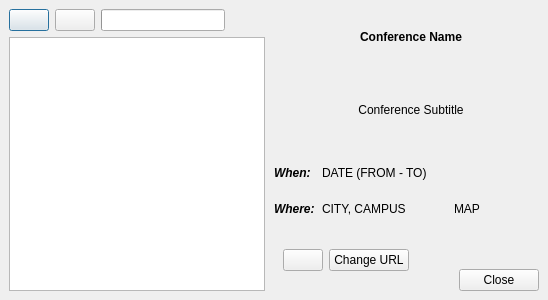
<?xml version="1.0" encoding="UTF-8"?>
<ui version="4.0">
 <class>ConferenceEditor</class>
 <widget class="QDialog" name="ConferenceEditor">
  <property name="geometry">
   <rect>
    <x>0</x>
    <y>0</y>
    <width>548</width>
    <height>300</height>
   </rect>
  </property>
  <property name="windowTitle">
   <string>Edit Conferences</string>
  </property>
  <property name="windowIcon">
   <iconset resource="../../data/data.qrc">
    <normaloff>:/confclerk.svg</normaloff>:/confclerk.svg</iconset>
  </property>
  <layout class="QHBoxLayout" name="horizontalLayout">
   <property name="spacing">
    <number>0</number>
   </property>
   <property name="margin">
    <number>0</number>
   </property>
   <item>
    <widget class="QWidget" name="widget_2" native="true">
     <layout class="QVBoxLayout" name="verticalLayout_2">
      <item>
       <widget class="QWidget" name="buttons" native="true">
        <layout class="QHBoxLayout" name="horizontalLayout_2">
         <property name="margin">
          <number>0</number>
         </property>
         <item>
          <widget class="QPushButton" name="addBtn">
           <property name="sizePolicy">
            <sizepolicy hsizetype="Fixed" vsizetype="Fixed">
             <horstretch>0</horstretch>
             <verstretch>0</verstretch>
            </sizepolicy>
           </property>
           <property name="text">
            <string notr="true"/>
           </property>
           <property name="icon">
            <iconset resource="../icons.qrc">
             <normaloff>:/icons/add.png</normaloff>:/icons/add.png</iconset>
           </property>
          </widget>
         </item>
         <item>
          <widget class="QPushButton" name="removeBtn">
           <property name="sizePolicy">
            <sizepolicy hsizetype="Fixed" vsizetype="Fixed">
             <horstretch>0</horstretch>
             <verstretch>0</verstretch>
            </sizepolicy>
           </property>
           <property name="text">
            <string notr="true"/>
           </property>
           <property name="icon">
            <iconset resource="../icons.qrc">
             <normaloff>:/icons/remove.png</normaloff>:/icons/remove.png</iconset>
           </property>
          </widget>
         </item>
         <item>
          <widget class="QProgressBar" name="progressBar">
           <property name="sizePolicy">
            <sizepolicy hsizetype="Expanding" vsizetype="Fixed">
             <horstretch>10</horstretch>
             <verstretch>0</verstretch>
            </sizepolicy>
           </property>
           <property name="value">
            <number>0</number>
           </property>
           <property name="textVisible">
            <bool>false</bool>
           </property>
          </widget>
         </item>
         <item>
          <spacer name="buttonsSpacer">
           <property name="orientation">
            <enum>Qt::Horizontal</enum>
           </property>
           <property name="sizeHint" stdset="0">
            <size>
             <width>40</width>
             <height>20</height>
            </size>
           </property>
          </spacer>
         </item>
        </layout>
       </widget>
      </item>
      <item>
       <widget class="QListView" name="confView"/>
      </item>
     </layout>
    </widget>
   </item>
   <item>
    <widget class="QWidget" name="widget_3" native="true">
     <property name="sizePolicy">
      <sizepolicy hsizetype="MinimumExpanding" vsizetype="Preferred">
       <horstretch>0</horstretch>
       <verstretch>0</verstretch>
      </sizepolicy>
     </property>
     <layout class="QVBoxLayout" name="verticalLayout_3">
      <property name="spacing">
       <number>0</number>
      </property>
      <property name="margin">
       <number>0</number>
      </property>
      <item>
       <widget class="QStackedWidget" name="conferenceInfo">
        <property name="sizePolicy">
         <sizepolicy hsizetype="Preferred" vsizetype="MinimumExpanding">
          <horstretch>0</horstretch>
          <verstretch>0</verstretch>
         </sizepolicy>
        </property>
        <property name="currentIndex">
         <number>0</number>
        </property>
        <widget class="QWidget" name="conferenceInfoContents">
         <layout class="QVBoxLayout" name="verticalLayout_4">
          <property name="spacing">
           <number>0</number>
          </property>
          <property name="margin">
           <number>0</number>
          </property>
          <item>
           <widget class="QLabel" name="conferenceTitle">
            <property name="font">
             <font>
              <weight>75</weight>
              <bold>true</bold>
             </font>
            </property>
            <property name="text">
             <string>Conference Name</string>
            </property>
            <property name="alignment">
             <set>Qt::AlignCenter</set>
            </property>
            <property name="wordWrap">
             <bool>true</bool>
            </property>
           </widget>
          </item>
          <item>
           <widget class="QLabel" name="conferenceSubtitle">
            <property name="text">
             <string>Conference Subtitle</string>
            </property>
            <property name="alignment">
             <set>Qt::AlignCenter</set>
            </property>
            <property name="wordWrap">
             <bool>true</bool>
            </property>
           </widget>
          </item>
          <item>
           <layout class="QGridLayout" name="gridLayout_7">
            <item row="0" column="0">
             <widget class="QLabel" name="label_3">
              <property name="font">
               <font>
                <weight>75</weight>
                <italic>true</italic>
                <bold>true</bold>
               </font>
              </property>
              <property name="text">
               <string>When:</string>
              </property>
             </widget>
            </item>
            <item row="1" column="0">
             <widget class="QLabel" name="label_4">
              <property name="font">
               <font>
                <weight>75</weight>
                <italic>true</italic>
                <bold>true</bold>
               </font>
              </property>
              <property name="text">
               <string>Where:</string>
              </property>
             </widget>
            </item>
            <item row="0" column="2">
             <widget class="QLabel" name="conferenceWhen">
              <property name="text">
               <string>DATE (FROM - TO)</string>
              </property>
             </widget>
            </item>
            <item row="1" column="2">
             <widget class="QLabel" name="conferenceWhere">
              <property name="text">
               <string>CITY, CAMPUS</string>
              </property>
             </widget>
            </item>
            <item row="1" column="3">
             <widget class="QPushButton" name="showMapButton">
              <property name="text">
               <string>MAP</string>
              </property>
              <property name="icon">
               <iconset resource="../icons.qrc">
                <normaloff>:/icons/applications-internet.png</normaloff>:/icons/applications-internet.png</iconset>
              </property>
              <property name="flat">
               <bool>true</bool>
              </property>
             </widget>
            </item>
            <item row="1" column="4">
             <spacer name="horizontalSpacer_4">
              <property name="orientation">
               <enum>Qt::Horizontal</enum>
              </property>
              <property name="sizeHint" stdset="0">
               <size>
                <width>40</width>
                <height>20</height>
               </size>
              </property>
             </spacer>
            </item>
            <item row="0" column="1">
             <widget class="QLabel" name="spacer_2">
              <property name="text">
               <string/>
              </property>
             </widget>
            </item>
           </layout>
          </item>
          <item>
           <widget class="QWidget" name="widget_5" native="true">
            <property name="sizePolicy">
             <sizepolicy hsizetype="Preferred" vsizetype="Fixed">
              <horstretch>0</horstretch>
              <verstretch>0</verstretch>
             </sizepolicy>
            </property>
            <layout class="QHBoxLayout" name="horizontalLayout_3">
             <item>
              <widget class="QPushButton" name="refreshBtn">
               <property name="text">
                <string notr="true"/>
               </property>
               <property name="icon">
                <iconset resource="../icons.qrc">
                 <normaloff>:/icons/reload.png</normaloff>:/icons/reload.png</iconset>
               </property>
              </widget>
             </item>
             <item>
              <widget class="QPushButton" name="changeUrl">
               <property name="text">
                <string>Change URL</string>
               </property>
              </widget>
             </item>
             <item>
              <spacer name="horizontalSpacer_2">
               <property name="orientation">
                <enum>Qt::Horizontal</enum>
               </property>
               <property name="sizeHint" stdset="0">
                <size>
                 <width>40</width>
                 <height>20</height>
                </size>
               </property>
              </spacer>
             </item>
             <item>
              <widget class="QWidget" name="widget" native="true">
               <layout class="QVBoxLayout" name="verticalLayout">
                <property name="spacing">
                 <number>0</number>
                </property>
                <property name="margin">
                 <number>0</number>
                </property>
                <item>
                 <spacer name="verticalSpacer">
                  <property name="orientation">
                   <enum>Qt::Vertical</enum>
                  </property>
                  <property name="sizeHint" stdset="0">
                   <size>
                    <width>20</width>
                    <height>40</height>
                   </size>
                  </property>
                 </spacer>
                </item>
                <item>
                 <widget class="QDialogButtonBox" name="buttonBox">
                  <property name="standardButtons">
                   <set>QDialogButtonBox::Close</set>
                  </property>
                  <property name="centerButtons">
                   <bool>false</bool>
                  </property>
                 </widget>
                </item>
               </layout>
              </widget>
             </item>
            </layout>
           </widget>
          </item>
         </layout>
        </widget>
        <widget class="QWidget" name="conferenceInfoEmpty"/>
       </widget>
      </item>
     </layout>
    </widget>
   </item>
  </layout>
 </widget>
 <resources>
  <include location="../icons.qrc"/>
  <include location="../../data/data.qrc"/>
 </resources>
 <connections/>
</ui>
